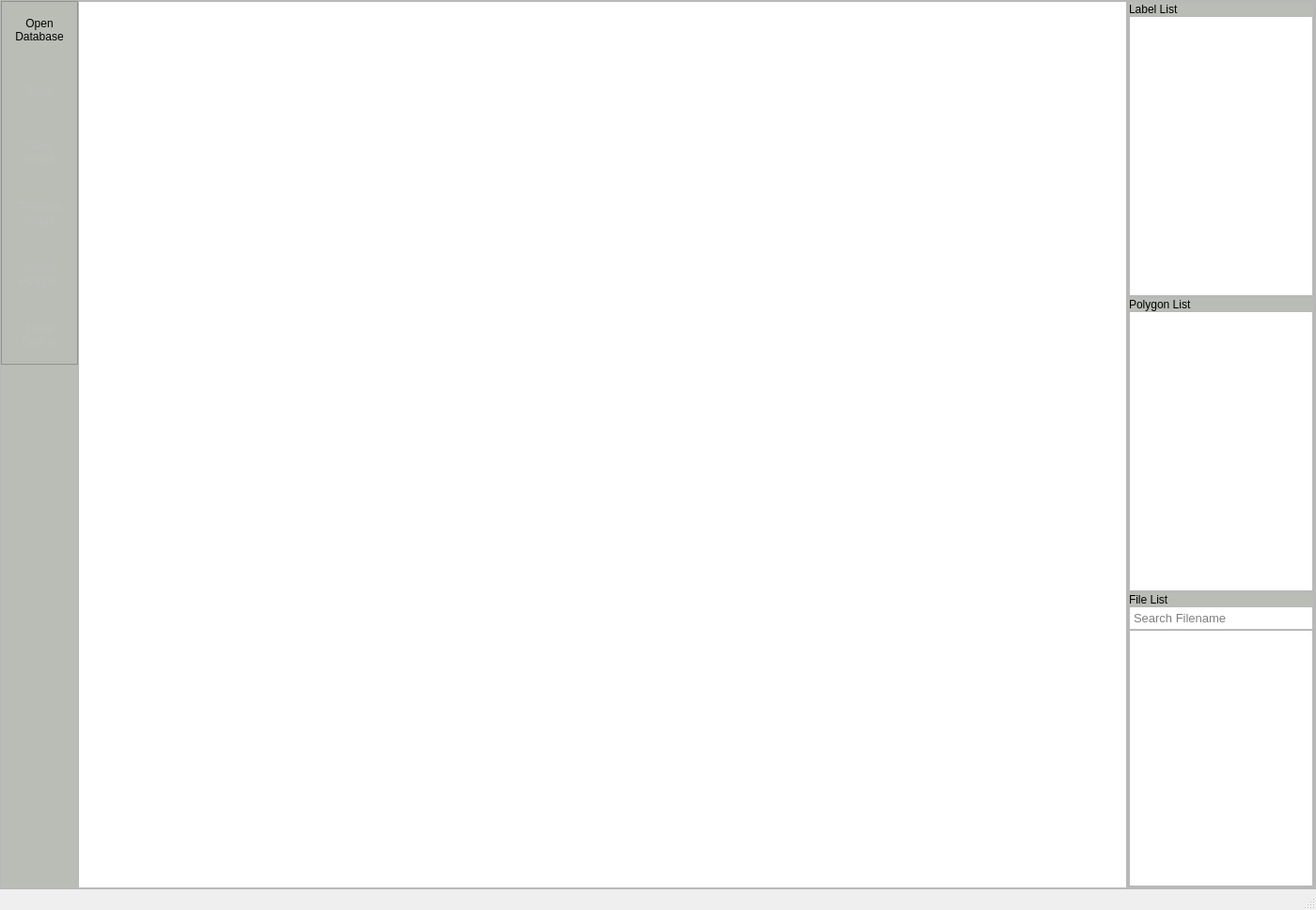
<?xml version="1.0" encoding="UTF-8"?>
<ui version="4.0">
 <class>segLabeling</class>
 <widget class="QMainWindow" name="segLabeling">
  <property name="geometry">
   <rect>
    <x>0</x>
    <y>0</y>
    <width>1400</width>
    <height>968</height>
   </rect>
  </property>
  <property name="windowTitle">
   <string>Segmentation Labeling Tool</string>
  </property>
  <property name="tabShape">
   <enum>QTabWidget::Rounded</enum>
  </property>
  <widget class="QWidget" name="centralwidget">
   <layout class="QVBoxLayout" name="verticalLayout">
    <property name="spacing">
     <number>0</number>
    </property>
    <property name="leftMargin">
     <number>0</number>
    </property>
    <property name="topMargin">
     <number>0</number>
    </property>
    <property name="rightMargin">
     <number>0</number>
    </property>
    <property name="bottomMargin">
     <number>0</number>
    </property>
    <item>
     <widget class="QFrame" name="headerFrame">
      <property name="maximumSize">
       <size>
        <width>16777215</width>
        <height>0</height>
       </size>
      </property>
      <property name="frameShape">
       <enum>QFrame::StyledPanel</enum>
      </property>
      <property name="frameShadow">
       <enum>QFrame::Raised</enum>
      </property>
     </widget>
    </item>
    <item>
     <widget class="QFrame" name="bodyFrame">
      <property name="frameShape">
       <enum>QFrame::StyledPanel</enum>
      </property>
      <property name="frameShadow">
       <enum>QFrame::Raised</enum>
      </property>
      <layout class="QHBoxLayout" name="horizontalLayout">
       <property name="spacing">
        <number>0</number>
       </property>
       <property name="leftMargin">
        <number>0</number>
       </property>
       <property name="topMargin">
        <number>0</number>
       </property>
       <property name="rightMargin">
        <number>0</number>
       </property>
       <property name="bottomMargin">
        <number>0</number>
       </property>
       <item>
        <widget class="QFrame" name="leftMenuColor">
         <property name="minimumSize">
          <size>
           <width>82</width>
           <height>0</height>
          </size>
         </property>
         <property name="maximumSize">
          <size>
           <width>82</width>
           <height>16777215</height>
          </size>
         </property>
         <property name="styleSheet">
          <string notr="true">background-color: rgb(186, 189, 182);</string>
         </property>
         <property name="frameShape">
          <enum>QFrame::NoFrame</enum>
         </property>
         <property name="frameShadow">
          <enum>QFrame::Raised</enum>
         </property>
         <layout class="QVBoxLayout" name="verticalLayout_2">
          <property name="spacing">
           <number>0</number>
          </property>
          <property name="leftMargin">
           <number>0</number>
          </property>
          <property name="topMargin">
           <number>0</number>
          </property>
          <property name="rightMargin">
           <number>0</number>
          </property>
          <property name="bottomMargin">
           <number>0</number>
          </property>
          <item alignment="Qt::AlignTop">
           <widget class="QFrame" name="leftMenuFrame">
            <property name="frameShape">
             <enum>QFrame::StyledPanel</enum>
            </property>
            <property name="frameShadow">
             <enum>QFrame::Raised</enum>
            </property>
            <layout class="QVBoxLayout" name="menuButtonLayout">
             <property name="spacing">
              <number>5</number>
             </property>
             <property name="leftMargin">
              <number>0</number>
             </property>
             <property name="topMargin">
              <number>0</number>
             </property>
             <property name="rightMargin">
              <number>0</number>
             </property>
             <property name="bottomMargin">
              <number>0</number>
             </property>
             <item>
              <widget class="QToolButton" name="openDatabaseButton">
               <property name="minimumSize">
                <size>
                 <width>80</width>
                 <height>60</height>
                </size>
               </property>
               <property name="maximumSize">
                <size>
                 <width>80</width>
                 <height>60</height>
                </size>
               </property>
               <property name="text">
                <string>Open
Database</string>
               </property>
               <property name="icon">
                <iconset resource="../icons/icons.qrc">
                 <normaloff>:/icons/folder.png</normaloff>:/icons/folder.png</iconset>
               </property>
               <property name="iconSize">
                <size>
                 <width>20</width>
                 <height>20</height>
                </size>
               </property>
               <property name="toolButtonStyle">
                <enum>Qt::ToolButtonTextUnderIcon</enum>
               </property>
               <property name="autoRaise">
                <bool>true</bool>
               </property>
              </widget>
             </item>
             <item>
              <widget class="QToolButton" name="saveButton">
               <property name="enabled">
                <bool>false</bool>
               </property>
               <property name="minimumSize">
                <size>
                 <width>80</width>
                 <height>60</height>
                </size>
               </property>
               <property name="maximumSize">
                <size>
                 <width>80</width>
                 <height>60</height>
                </size>
               </property>
               <property name="text">
                <string>Save</string>
               </property>
               <property name="icon">
                <iconset resource="../icons/icons.qrc">
                 <normaloff>:/icons/diskette.png</normaloff>:/icons/diskette.png</iconset>
               </property>
               <property name="iconSize">
                <size>
                 <width>20</width>
                 <height>20</height>
                </size>
               </property>
               <property name="toolButtonStyle">
                <enum>Qt::ToolButtonTextUnderIcon</enum>
               </property>
               <property name="autoRaise">
                <bool>true</bool>
               </property>
              </widget>
             </item>
             <item>
              <widget class="QToolButton" name="nextImageButton">
               <property name="enabled">
                <bool>false</bool>
               </property>
               <property name="minimumSize">
                <size>
                 <width>80</width>
                 <height>60</height>
                </size>
               </property>
               <property name="maximumSize">
                <size>
                 <width>80</width>
                 <height>60</height>
                </size>
               </property>
               <property name="text">
                <string>Next
Image</string>
               </property>
               <property name="icon">
                <iconset resource="../icons/icons.qrc">
                 <normaloff>:/icons/right-arrow.png</normaloff>:/icons/right-arrow.png</iconset>
               </property>
               <property name="iconSize">
                <size>
                 <width>20</width>
                 <height>20</height>
                </size>
               </property>
               <property name="toolButtonStyle">
                <enum>Qt::ToolButtonTextUnderIcon</enum>
               </property>
               <property name="autoRaise">
                <bool>true</bool>
               </property>
              </widget>
             </item>
             <item>
              <widget class="QToolButton" name="prevImageButton">
               <property name="enabled">
                <bool>false</bool>
               </property>
               <property name="minimumSize">
                <size>
                 <width>80</width>
                 <height>60</height>
                </size>
               </property>
               <property name="maximumSize">
                <size>
                 <width>80</width>
                 <height>60</height>
                </size>
               </property>
               <property name="text">
                <string>Previous
Image</string>
               </property>
               <property name="icon">
                <iconset resource="../icons/icons.qrc">
                 <normaloff>:/icons/left-arrow.png</normaloff>:/icons/left-arrow.png</iconset>
               </property>
               <property name="iconSize">
                <size>
                 <width>20</width>
                 <height>20</height>
                </size>
               </property>
               <property name="toolButtonStyle">
                <enum>Qt::ToolButtonTextUnderIcon</enum>
               </property>
               <property name="autoRaise">
                <bool>true</bool>
               </property>
               <property name="arrowType">
                <enum>Qt::NoArrow</enum>
               </property>
              </widget>
             </item>
             <item>
              <widget class="QToolButton" name="createPolygonButton">
               <property name="enabled">
                <bool>false</bool>
               </property>
               <property name="minimumSize">
                <size>
                 <width>80</width>
                 <height>60</height>
                </size>
               </property>
               <property name="maximumSize">
                <size>
                 <width>80</width>
                 <height>60</height>
                </size>
               </property>
               <property name="text">
                <string>Create
Polygon</string>
               </property>
               <property name="icon">
                <iconset resource="../icons/icons.qrc">
                 <normaloff>:/icons/vector.png</normaloff>:/icons/vector.png</iconset>
               </property>
               <property name="iconSize">
                <size>
                 <width>20</width>
                 <height>20</height>
                </size>
               </property>
               <property name="toolButtonStyle">
                <enum>Qt::ToolButtonTextUnderIcon</enum>
               </property>
               <property name="autoRaise">
                <bool>true</bool>
               </property>
              </widget>
             </item>
             <item>
              <widget class="QToolButton" name="traceOutlineButton">
               <property name="enabled">
                <bool>false</bool>
               </property>
               <property name="minimumSize">
                <size>
                 <width>80</width>
                 <height>60</height>
                </size>
               </property>
               <property name="maximumSize">
                <size>
                 <width>80</width>
                 <height>60</height>
                </size>
               </property>
               <property name="text">
                <string>Trace
Outline</string>
               </property>
               <property name="icon">
                <iconset resource="../icons/icons.qrc">
                 <normaloff>:/icons/polygonal-chain.png</normaloff>:/icons/polygonal-chain.png</iconset>
               </property>
               <property name="iconSize">
                <size>
                 <width>20</width>
                 <height>20</height>
                </size>
               </property>
               <property name="toolButtonStyle">
                <enum>Qt::ToolButtonTextUnderIcon</enum>
               </property>
               <property name="autoRaise">
                <bool>true</bool>
               </property>
              </widget>
             </item>
            </layout>
           </widget>
          </item>
         </layout>
        </widget>
       </item>
       <item>
        <widget class="QFrame" name="centerFrame">
         <property name="styleSheet">
          <string notr="true">border-color: rgb(255, 255, 255);</string>
         </property>
         <property name="frameShape">
          <enum>QFrame::NoFrame</enum>
         </property>
         <property name="frameShadow">
          <enum>QFrame::Raised</enum>
         </property>
         <layout class="QVBoxLayout" name="verticalLayout_7">
          <property name="spacing">
           <number>0</number>
          </property>
          <property name="leftMargin">
           <number>0</number>
          </property>
          <property name="topMargin">
           <number>0</number>
          </property>
          <property name="rightMargin">
           <number>0</number>
          </property>
          <property name="bottomMargin">
           <number>0</number>
          </property>
          <item>
           <widget class="ImageViewer" name="imageDisplay"/>
          </item>
         </layout>
        </widget>
       </item>
       <item>
        <widget class="QFrame" name="rightMenuFrame">
         <property name="maximumSize">
          <size>
           <width>200</width>
           <height>16777215</height>
          </size>
         </property>
         <property name="frameShape">
          <enum>QFrame::StyledPanel</enum>
         </property>
         <property name="frameShadow">
          <enum>QFrame::Raised</enum>
         </property>
         <layout class="QVBoxLayout" name="verticalLayout_3">
          <property name="spacing">
           <number>0</number>
          </property>
          <property name="leftMargin">
           <number>0</number>
          </property>
          <property name="topMargin">
           <number>0</number>
          </property>
          <property name="rightMargin">
           <number>0</number>
          </property>
          <property name="bottomMargin">
           <number>0</number>
          </property>
          <item>
           <widget class="QFrame" name="labelFrame">
            <property name="minimumSize">
             <size>
              <width>0</width>
              <height>300</height>
             </size>
            </property>
            <property name="frameShape">
             <enum>QFrame::StyledPanel</enum>
            </property>
            <property name="frameShadow">
             <enum>QFrame::Raised</enum>
            </property>
            <layout class="QVBoxLayout" name="verticalLayout_5">
             <property name="spacing">
              <number>0</number>
             </property>
             <property name="leftMargin">
              <number>0</number>
             </property>
             <property name="topMargin">
              <number>0</number>
             </property>
             <property name="rightMargin">
              <number>0</number>
             </property>
             <property name="bottomMargin">
              <number>0</number>
             </property>
             <item>
              <widget class="QLabel" name="labelLabel">
               <property name="styleSheet">
                <string notr="true">background-color: rgb(186, 189, 182);</string>
               </property>
               <property name="text">
                <string>Label List</string>
               </property>
              </widget>
             </item>
             <item>
              <widget class="QListWidget" name="labelList">
               <property name="frameShape">
                <enum>QFrame::StyledPanel</enum>
               </property>
               <property name="frameShadow">
                <enum>QFrame::Sunken</enum>
               </property>
              </widget>
             </item>
            </layout>
           </widget>
          </item>
          <item>
           <widget class="QFrame" name="polyFrame">
            <property name="minimumSize">
             <size>
              <width>0</width>
              <height>300</height>
             </size>
            </property>
            <property name="frameShape">
             <enum>QFrame::StyledPanel</enum>
            </property>
            <property name="frameShadow">
             <enum>QFrame::Raised</enum>
            </property>
            <layout class="QVBoxLayout" name="verticalLayout_6">
             <property name="spacing">
              <number>0</number>
             </property>
             <property name="leftMargin">
              <number>0</number>
             </property>
             <property name="topMargin">
              <number>0</number>
             </property>
             <property name="rightMargin">
              <number>0</number>
             </property>
             <property name="bottomMargin">
              <number>0</number>
             </property>
             <item>
              <widget class="QLabel" name="polyLabel">
               <property name="styleSheet">
                <string notr="true">background-color: rgb(186, 189, 182);</string>
               </property>
               <property name="text">
                <string>Polygon List</string>
               </property>
              </widget>
             </item>
             <item>
              <widget class="QListWidget" name="polyList">
               <property name="frameShape">
                <enum>QFrame::StyledPanel</enum>
               </property>
              </widget>
             </item>
            </layout>
           </widget>
          </item>
          <item>
           <widget class="QFrame" name="fileFrame">
            <property name="minimumSize">
             <size>
              <width>0</width>
              <height>300</height>
             </size>
            </property>
            <property name="frameShape">
             <enum>QFrame::StyledPanel</enum>
            </property>
            <property name="frameShadow">
             <enum>QFrame::Raised</enum>
            </property>
            <layout class="QVBoxLayout" name="verticalLayout_4">
             <property name="spacing">
              <number>0</number>
             </property>
             <property name="leftMargin">
              <number>0</number>
             </property>
             <property name="topMargin">
              <number>0</number>
             </property>
             <property name="rightMargin">
              <number>0</number>
             </property>
             <property name="bottomMargin">
              <number>0</number>
             </property>
             <item>
              <widget class="QLabel" name="fileLabel">
               <property name="styleSheet">
                <string notr="true">background-color: rgb(186, 189, 182);</string>
               </property>
               <property name="text">
                <string>File List</string>
               </property>
              </widget>
             </item>
             <item>
              <widget class="QTextEdit" name="fileSearch">
               <property name="sizePolicy">
                <sizepolicy hsizetype="Fixed" vsizetype="Fixed">
                 <horstretch>0</horstretch>
                 <verstretch>0</verstretch>
                </sizepolicy>
               </property>
               <property name="maximumSize">
                <size>
                 <width>16777215</width>
                 <height>25</height>
                </size>
               </property>
               <property name="font">
                <font>
                 <pointsize>10</pointsize>
                 <kerning>true</kerning>
                </font>
               </property>
               <property name="frameShadow">
                <enum>QFrame::Sunken</enum>
               </property>
               <property name="lineWidth">
                <number>0</number>
               </property>
               <property name="verticalScrollBarPolicy">
                <enum>Qt::ScrollBarAlwaysOff</enum>
               </property>
               <property name="horizontalScrollBarPolicy">
                <enum>Qt::ScrollBarAlwaysOff</enum>
               </property>
               <property name="cursorWidth">
                <number>1</number>
               </property>
               <property name="placeholderText">
                <string notr="true">Search Filename</string>
               </property>
              </widget>
             </item>
             <item>
              <widget class="QListWidget" name="fileList">
               <property name="iconSize">
                <size>
                 <width>7</width>
                 <height>7</height>
                </size>
               </property>
               <property name="itemAlignment">
                <set>Qt::AlignRight</set>
               </property>
              </widget>
             </item>
            </layout>
           </widget>
          </item>
         </layout>
        </widget>
       </item>
      </layout>
     </widget>
    </item>
    <item>
     <widget class="QFrame" name="footerFrame">
      <property name="maximumSize">
       <size>
        <width>16777215</width>
        <height>0</height>
       </size>
      </property>
      <property name="frameShape">
       <enum>QFrame::StyledPanel</enum>
      </property>
      <property name="frameShadow">
       <enum>QFrame::Raised</enum>
      </property>
     </widget>
    </item>
   </layout>
  </widget>
  <widget class="QMenuBar" name="menubar">
   <property name="geometry">
    <rect>
     <x>0</x>
     <y>0</y>
     <width>1400</width>
     <height>22</height>
    </rect>
   </property>
  </widget>
  <widget class="QStatusBar" name="statusbar"/>
 </widget>
 <customwidgets>
  <customwidget>
   <class>ImageViewer</class>
   <extends>QGraphicsView</extends>
   <header>seg_utils.resource.imageViewer</header>
  </customwidget>
 </customwidgets>
 <resources>
  <include location="../icons/icons.qrc"/>
 </resources>
 <connections/>
</ui>
